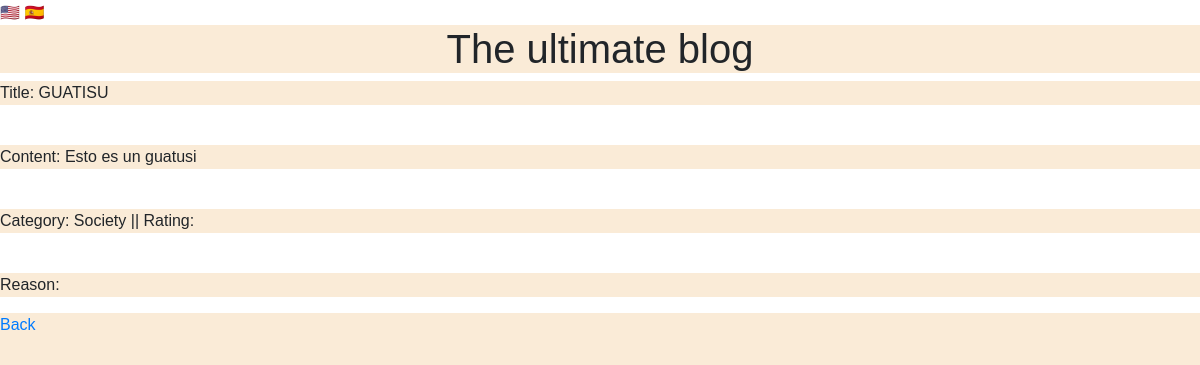
/posts/guatisu/ (signed in), run on the app's committed database.
### posts/models.py (models this page shows, shortened)
class Post(models.Model):
    class Category(models.TextChoices):
        SOCIETY = 'SOC', 'Society'
        EDUCATION = 'EDU', 'Education'
        HEALTH = 'HLT', 'Health'
        CULTURE = 'CUL', 'Culture'
        TECH = 'TEC', 'Technology'
    class Rating(models.IntegerChoices):
        VERY_BAD = 1
        BAD = 2
        AVERAGE = 3
        GOOD = 4
        EXCELLENT = 5
    title = models.CharField(max_length=256)
    slug = models.SlugField(max_length=256)
    content = models.TextField()
    category = models.CharField(max_length=3, choices=Category, default=Category.SOCIETY)
    rating = models.FloatField(default=0)
    labels = models.ManyToManyField(
        'labels.Label',
        related_name='posts',
        blank=True,
    )

### posts/views.py (the view)
# urls.py: path('<post_slug>/', views.post_detail, name='post-detail'),
@login_required
def post_detail(request, post_slug: str):
    try:
        post = Post.objects.get(slug=post_slug)
    except Post.DoesNotExist:
        return HttpResponseNotFound(f'Post with slug "{post_slug}" does not exist!')
    return render(request, 'posts/post/detail.html', {'post': post})

### posts/context_processors.py (called while the page is built)
def last_post(request) -> dict:
    try:
        return {'last_post': Post.objects.last()}
    except Post.DoesNotExist:
        return {}

### posts/templates/posts/post/detail.html (shortened to what this page needs)
{% extends "base.html" %}
{% block content %}
{% include "header.html" %}
<p>Title: {{post.title}}</p>
<br>
<p>Content: {{post.content}}</p>
<br>
<p>Category: {{post.get_category_display}} || Rating: {{post.get_rating_display}}</p>
<br>
<p>Reason: {{post.seals.all}}</p>
<p><a href="{% url 'posts:post-list' %}">Back</a></p>
{% endblock %}

### shared/static/css/base.css (style rules this page uses)
* { font-family: Verdana, Geneva, Tahoma, sans-serif; background-color: antiquewhite; }

### data on the page
Post: title "GUATISU", content "Esto es un guatusi", category "Society"
